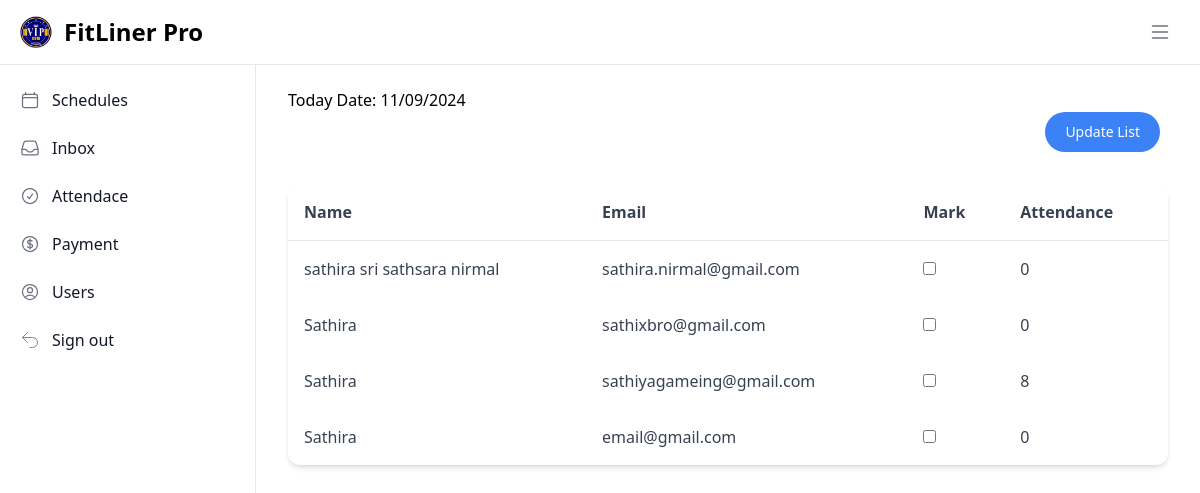
Screenshot of /public/admin_dashboard.php?active=attendance (signed in) with the database file from the repository.
### tables this page shows
CREATE TABLE `users` (
  `id` int NOT NULL,
  `name` varchar(100) NOT NULL,
  `email` varchar(100) NOT NULL,
  `password` varchar(255) NOT NULL,
  `created_at` timestamp NULL DEFAULT CURRENT_TIMESTAMP,
  `role` char(100) NOT NULL,
  `status` char(50) NOT NULL
);

CREATE TABLE `attendance` (
  `user_id` int NOT NULL,
  `attendance` int DEFAULT '0'
);

### views/admins/attendace.php (the view, shortened to what this page needs)
<?php
include('../config.php');
$today_date = date('d/m/Y');
$sql = "
    SELECT u.id, u.name, u.email, a.attendance, p.status
    FROM users u
    LEFT JOIN attendance a ON u.id = a.user_id
    LEFT JOIN payment p ON u.id = p.id
    WHERE u.role = 'user'
";
$result = $conn->query($sql);
?>
<h3>Today Date: <?php echo $today_date; ?></h3>
<div class="flex flex-col items-end">
  <button id="update-list" class="text-white bg-blue-500 hover:bg-blue-800 font-medium rounded-full text-sm px-5 py-2.5 text-center me-2 mb-2 dark:bg-blue-600 dark:hover:bg-blue-700">Update List</button>
</div>
<br>
<div class="relative flex flex-col w-full h-full overflow-scroll text-gray-700 bg-white shadow-md bg-clip-border rounded-xl">
  <form id="attendance-form" method="POST">
    <table class="w-full text-left table-auto min-w-max">
      <thead>
        <tr>
          <th class="p-4 border-b border-blue-gray-100 bg-blue-gray-50">Name</th>
          <th class="p-4 border-b border-blue-gray-100 bg-blue-gray-50">Email</th>
          <th class="p-4 border-b border-blue-gray-100 bg-blue-gray-50">Mark</th>
          <th class="p-4 border-b border-blue-gray-100 bg-blue-gray-50">Attendance</th>
        </tr>
      </thead>
      <tbody>
        <?php while ($row = $result->fetch_assoc()): ?>
          <tr class="even:bg-blue-gray-50/50">
            <td class="p-4"><?php echo htmlspecialchars($row['name']); ?></td>
            <td class="p-4"><?php echo htmlspecialchars($row['email']); ?></td>
            <td class="p-4">
              <input type="checkbox" name="attendance[]" value="<?php echo htmlspecialchars($row['id']); ?>">
            </td>
            <td class="p-4"><?php echo htmlspecialchars($row['attendance'] ?? '0'); ?></td>
          </tr>
        <?php endwhile; ?>
      </tbody>
    </table>
  </form>
</div>

### public/admin_dashboard.php (shortened to what this page needs)
<?php
$active = isset($_GET['active']) ? $_GET['active'] : '';
$active = htmlspecialchars($active, ENT_QUOTES, 'UTF-8');
switch ($active) {
    case 'attendance':
        $url = "../views/admins/attendace.php";
        break;
}
?>
<!DOCTYPE html>
<html lang="en">
<head>
    <script src="https://cdn.tailwindcss.com"></script>
</head>
<body>
    <nav class="fixed top-0 z-50 w-full bg-white border-b border-gray-200 dark:bg-gray-800 dark:border-gray-700">
        <div class="px-3 py-3 lg:px-5 lg:pl-3">
            <div class="flex items-center justify-between">
                <div class="flex items-center justify-start rtl:justify-end">
                    <a href="../index.php" class="flex ms-2 md:me-24">
                        <img src="../assets/images/logo.png" class="h-8 me-3" alt="FitLiner Logo" />
                        <span class="self-center text-xl font-semibold sm:text-2xl whitespace-nowrap dark:text-orange-600">FitLiner Pro</span>
                    </a>
                </div>
                <button id="sidebarToggle" class="p-2">
                    <svg xmlns="http://www.w3.org/2000/svg" fill="none" class="w-6 h-6 text-gray-500 dark:text-gray-400" viewBox="0 0 24 24" stroke-width="1.5" stroke="currentColor">
                        <path stroke-linecap="round" stroke-linejoin="round" d="M4.5 6h15M4.5 12h15M4.5 18h15" />
                    </svg>
                </button>
            </div>
        </div>
    </nav>
    <aside id="logo-sidebar" class="fixed top-0 left-0 z-40 w-64 h-screen pt-20 transition-transform -translate-x-full bg-white border-r border-gray-200 sm:translate-x-0 dark:bg-gray-800 dark:border-gray-700" aria-label="Sidebar">
        <div class="h-full px-3 pb-4 overflow-y-auto bg-white dark:bg-gray-800">
            <ul class="space-y-2 font-medium">
                <li>
                    <a href="?active=schedules" class="flex items-center p-2 text-gray-900 rounded-lg dark:text-white hover:bg-gray-100 dark:hover:bg-gray-700 group">
                        <span class="flex-1 ms-3 whitespace-nowrap">Schedules</span>
                    </a>
                </li>
                <li>
                    <a href="?active=inbox" class="flex items-center p-2 text-gray-900 rounded-lg dark:text-white hover:bg-gray-100 dark:hover:bg-gray-700 group">
                        <span class="flex-1 ms-3 whitespace-nowrap">Inbox</span>
                    </a>
                </li>
                <li>
                    <a href="?active=attendance" class="flex items-center p-2 text-gray-900 rounded-lg dark:text-white hover:bg-gray-100 dark:hover:bg-gray-700 group">
                        <span class="flex-1 ms-3 whitespace-nowrap">Attendace</span>
                    </a>
                </li>
                <li>
                    <a href="?active=payment" class="flex items-center p-2 text-gray-900 rounded-lg dark:text-white hover:bg-gray-100 dark:hover:bg-gray-700 group">
                        <span class="flex-1 ms-3 whitespace-nowrap">Payment</span>
                    </a>
                </li>
                <li>
                    <a href="?active=users" class="flex items-center p-2 text-gray-900 rounded-lg dark:text-white hover:bg-gray-100 dark:hover:bg-gray-700 group">
                        <span class="flex-1 ms-3 whitespace-nowrap">Users</span>
                    </a>
                </li>
                <li>
                    <a href="../controllers/LogoutController.php" class="flex items-center p-2 text-gray-900 rounded-lg dark:text-white hover:bg-gray-100 dark:hover:bg-gray-700 group">
                        <span class="flex-1 ms-3 whitespace-nowrap">Sign out</span>
                    </a>
                </li>
            </ul>
        </div>
    </aside>
    <div class="p-4 sm:ml-64">
        <div class="p-4 mt-14">
            <?php include $url; ?>
        </div>
    </div>
</body>
</html>

### rows the page displays
users: name "sathira sri sathsara nirmal", email "sathira.nirmal@gmail.com", attendance "0"
users: name "Sathira", email "sathixbro@gmail.com", attendance "0"
users: name "Sathira", email "sathiyagameing@gmail.com", attendance.attendance "8"
users: name "Sathira", email "email@gmail.com", attendance.attendance "0"
